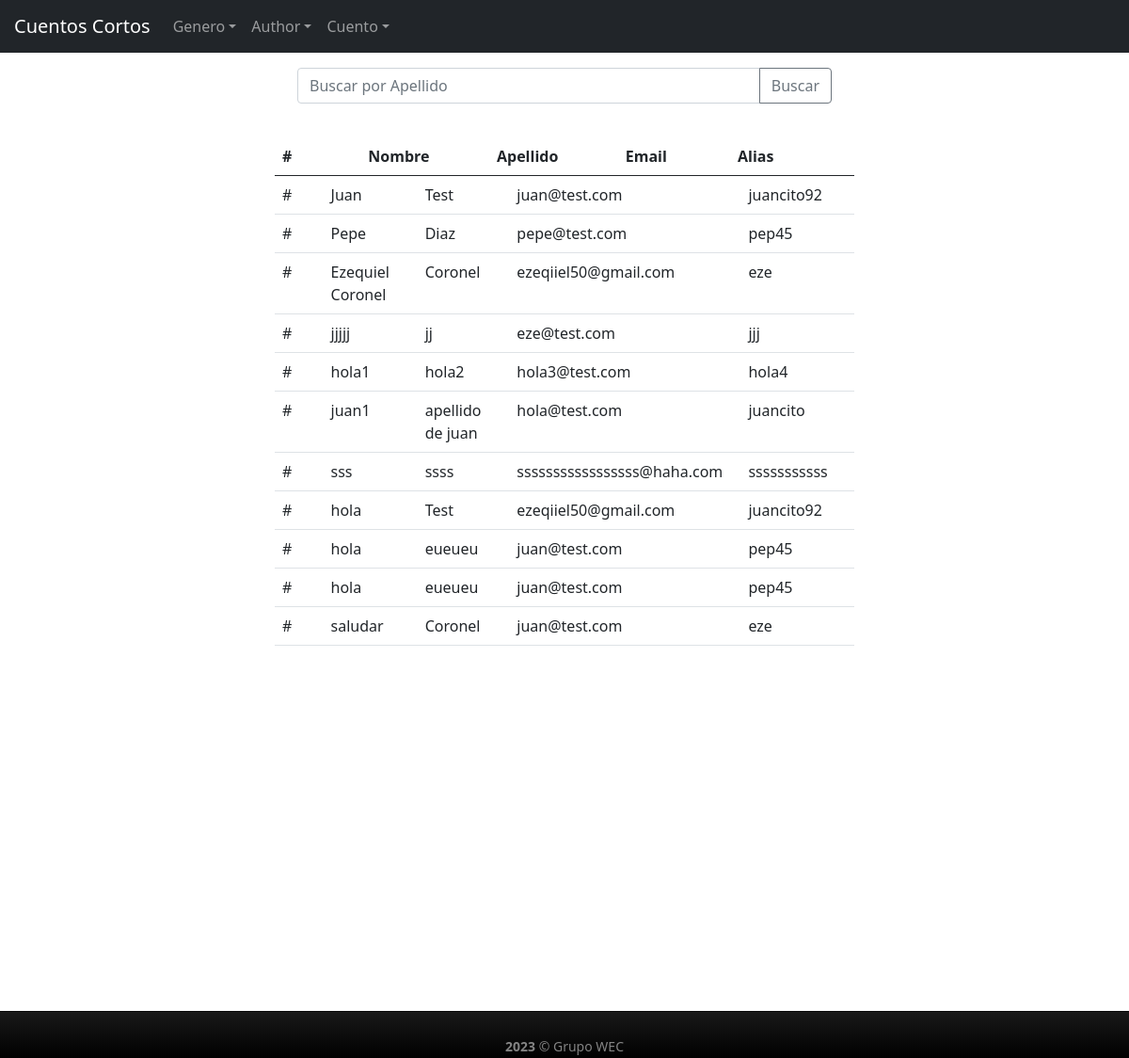
/author/list, run on the app's committed database.
### AppShortStories/models.py (models this page shows)
class Author(models.Model):
    nombre = models.CharField(max_length=50)
    apellido = models.CharField(max_length=50)
    email = models.EmailField()
    alias = models.CharField(max_length=50)

### AppShortStories/views.py (the view)
# urls.py: path('author/list', BuscarAuthor.as_view(), name="autor-list"),
class BuscarAuthor(ListView):
    model = Author
    context_object_name = "autores"
    def get_queryset(self):
        f = BuscarAuthorform(self.request.GET)
        if f.is_valid():
           return Author.objects.filter(apellido__icontains =f.data["criterio_apellido"]).all()
        return Author.objects.all()

### AppShortStories/templates/AppShortStories/author_list.html
{% extends "AppShortStories/index.html" %}
{% block body %}
<div class="container w-50 p-3">
    <form>
        <div class="input-group mb-3">
            <input name="criterio_apellido" maxlength="50" type="text" class="form-control" placeholder="Buscar por Apellido" aria-label="Recipient's username" aria-describedby="button-addon2">
            <button class="btn btn-outline-secondary" type="submit" id="button-addon2">Buscar</button>
          </div>
    </form>
</div>
<div class="container w-50 p-1">
    <div class="row justify-content-center align-items-center" style="overflow-x:auto;">
        <table class="table table-hover">
            <thead>
                <tr>
                    <th scope="col">#</th>
                    <th scope="col">Nombre</th>
                    <th scope="col">Apellido</th>
                    <th scope="col">Email</th>
                    <th scope="col">Alias</th>
                </tr>
            </thead>
            <tbody>
                {% for autor in autores %}
                <tr>
                    <td>#</td>
                    <td>{{autor.nombre}}</td>
                    <td>{{autor.apellido}}</td>
                    <td>{{autor.email}}</td>
                    <td>{{autor.alias}}</td>
                </tr>
                {% endfor %}
            </tbody>
        </table>
    </div>
</div>
{% endblock %}

### AppShortStories/static/AppShortStories/css/estilo.css (style rules this page uses)
table { width: 800px; border-spacing: 0; }
tbody, thead tr { display: block; }
tbody { height: 500px; overflow-y: auto; overflow-x: hidden; }
tbody td, thead th { width: 400px; }
thead th:last-child { width: 500px; }

### data on the page
Author: nombre "Juan", apellido "Test", email "juan@test.com", alias "juancito92"
Author: nombre "Pepe", apellido "Diaz", email "pepe@test.com", alias "pep45"
Author: nombre "Ezequiel Coronel", apellido "Coronel", email "ezeqiiel50@gmail.com", alias "eze"
Author: nombre "jjjjj", apellido "jj", email "eze@test.com", alias "jjj"
Author: nombre "hola1", apellido "hola2", email "hola3@test.com", alias "hola4"
Author: nombre "juan1", apellido "apellido de juan", email "hola@test.com", alias "juancito"
Author: nombre "sss", apellido "ssss", email "sssssssssssssssss@haha.com", alias "sssssssssss"
Author: nombre "hola", apellido "Test", email "ezeqiiel50@gmail.com", alias "juancito92"
Author: nombre "hola", apellido "eueueu", email "juan@test.com", alias "pep45"
Author: nombre "hola", apellido "eueueu", email "juan@test.com", alias "pep45"
Author: nombre "saludar", apellido "Coronel", email "juan@test.com", alias "eze"
